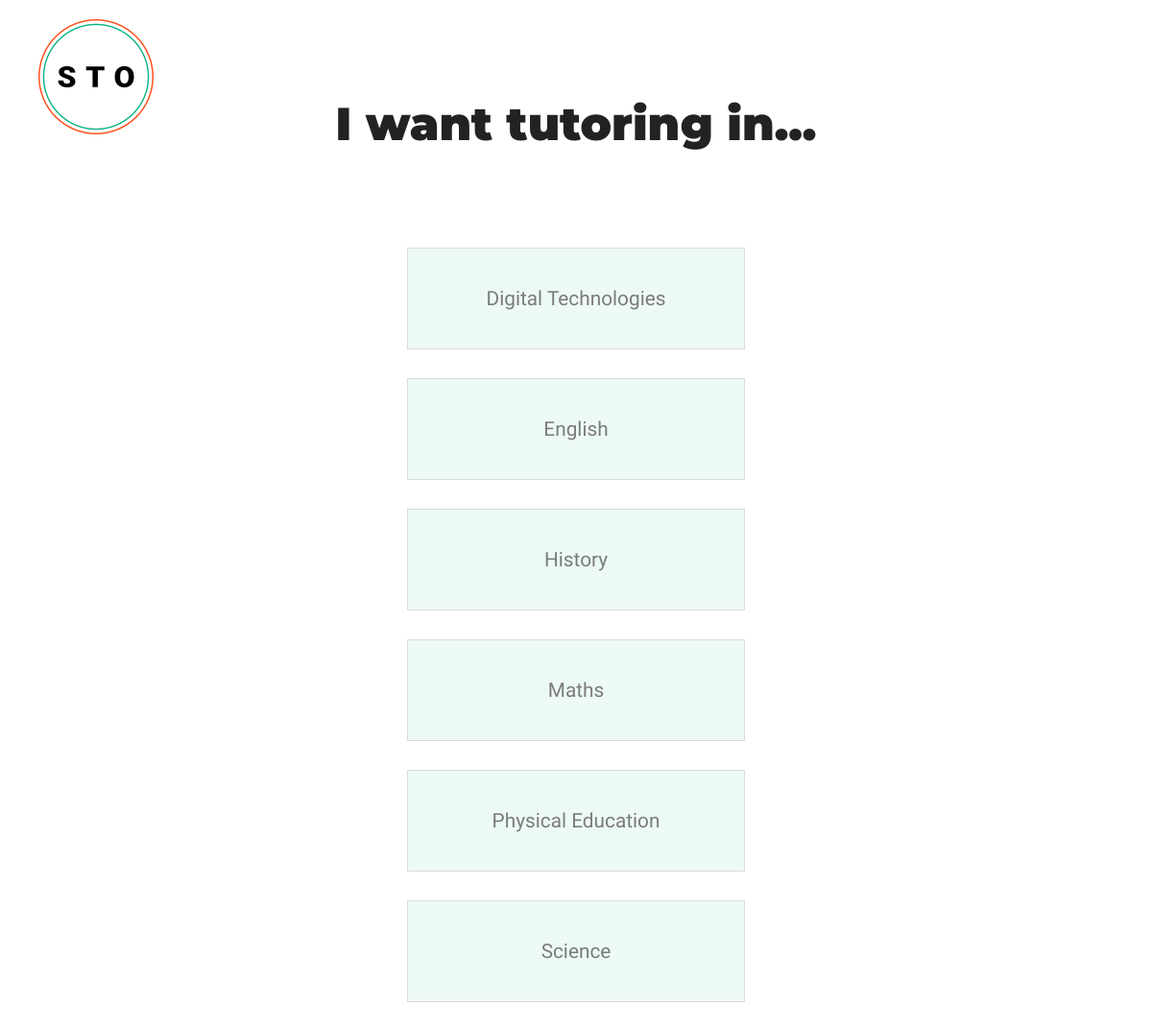
Page /list-subjects.php on the committed database.
### tables this page shows
CREATE TABLE IF NOT EXISTS `subjects` (
  `code` varchar(3) NOT NULL,
  `name` varchar(30) NOT NULL,
  PRIMARY KEY  (`code`)
);

### list-subjects.php (the view, shortened to what this page needs)
<?php
include 'common-top.php';
include 'connect.php';
$query = 'SELECT code, name
          FROM subjects
          ORDER BY name ASC';
?>
</head>
<body>
    <?php include 'header.php' ?>
    <main>
        <h1 class="page-heading">I want tutoring in...</h1>
        <?php
            $result = mysqli_query($link,$query);
            while($record = mysqli_fetch_array($result))
            {
                echo(
                    '<a class="nav list" href="list-tutors.php?subject='.$record['code'].'">'.$record['name'].'</a>'
                );
            }
        ?>
    </main>
</body>
</html>

### css/main.css (style rules this page uses)
body { margin: 0; padding: 0; }
main { padding-bottom: 50px; }
.page-heading { margin: 0 0 40px 0; font-family: 'Montserrat', sans-serif; font-weight: 900; font-size: 3em; text-align: center; color: #222; padding: 0 20px; }
.nav { text-align: center; padding: 40px 0; display: block; margin: auto; font-family: 'Source Sans Pro', serif; text-decoration: none; }
.list { width: 250px; color: #444; background-color: rgba(0, 178, 130, 0.1); font-size: 1.3em; border: 1px solid #CCC; margin-bottom: 30px; opacity: 0.7; transition: 500ms; }
@media screen and (min-width: 480px) { .list { width: 300px; } }
@media screen and (min-width: 768px) { .page-heading { margin: 100px 0 100px 0; } }
@media screen and (min-width: 768px) { .list { width: 350px; } }

### rows in the picture
subjects: name "Digital Technologies"
subjects: name "English"
subjects: name "History"
subjects: name "Maths"
subjects: name "Physical Education"
subjects: name "Science"
